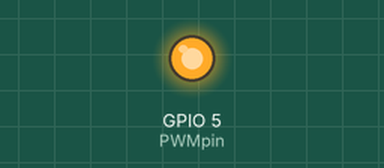
The sketch below on a simulated ESP32. Parts: output pins drawn as LEDs (lit = HIGH).

Above: at 1.05 s.
At 5.45 s:
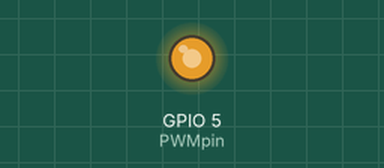
At 9.95 s:
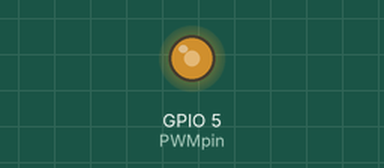
At 18.95 s:
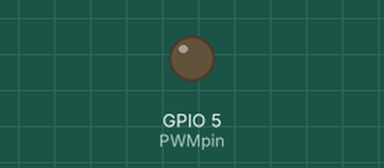
Timing chart, 0 to 24.4 s (numbered marks = the images above):
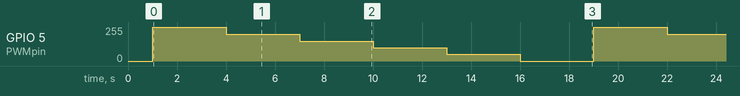

Measured:
- by itself, GPIO 5 (PWMpin): ramps from 255/255 to 0/255 and jumps back, once every 18.0 s

The sketch:

sketch_aug11a.ino
```cpp
#define PWMpin 5
#define PWM1_Ch 0
#define PWM_res 8
#define PWM_Freq 1000

void setup() {
  // put your setup code here, to run once:
  Serial.begin(115200);
  delay(1000);

    //Configuración de los canales PWM
  ledcAttachPin(PWMpin, PWM1_Ch);
  ledcSetup(PWM1_Ch, PWM_Freq, PWM_res);

  ledcWrite(PWM1_Ch, 0);
}

void loop() {
  // put your main code here, to run repeatedly:
  ledcWrite(PWM1_Ch, 255);
  delay(3000);
  ledcWrite(PWM1_Ch, 200);
  delay(3000);
  ledcWrite(PWM1_Ch, 150);
  delay(3000);
  ledcWrite(PWM1_Ch, 100);
  delay(3000);
  ledcWrite(PWM1_Ch, 50);
  delay(3000);
  ledcWrite(PWM1_Ch, 0);
  delay(3000);
}
```
